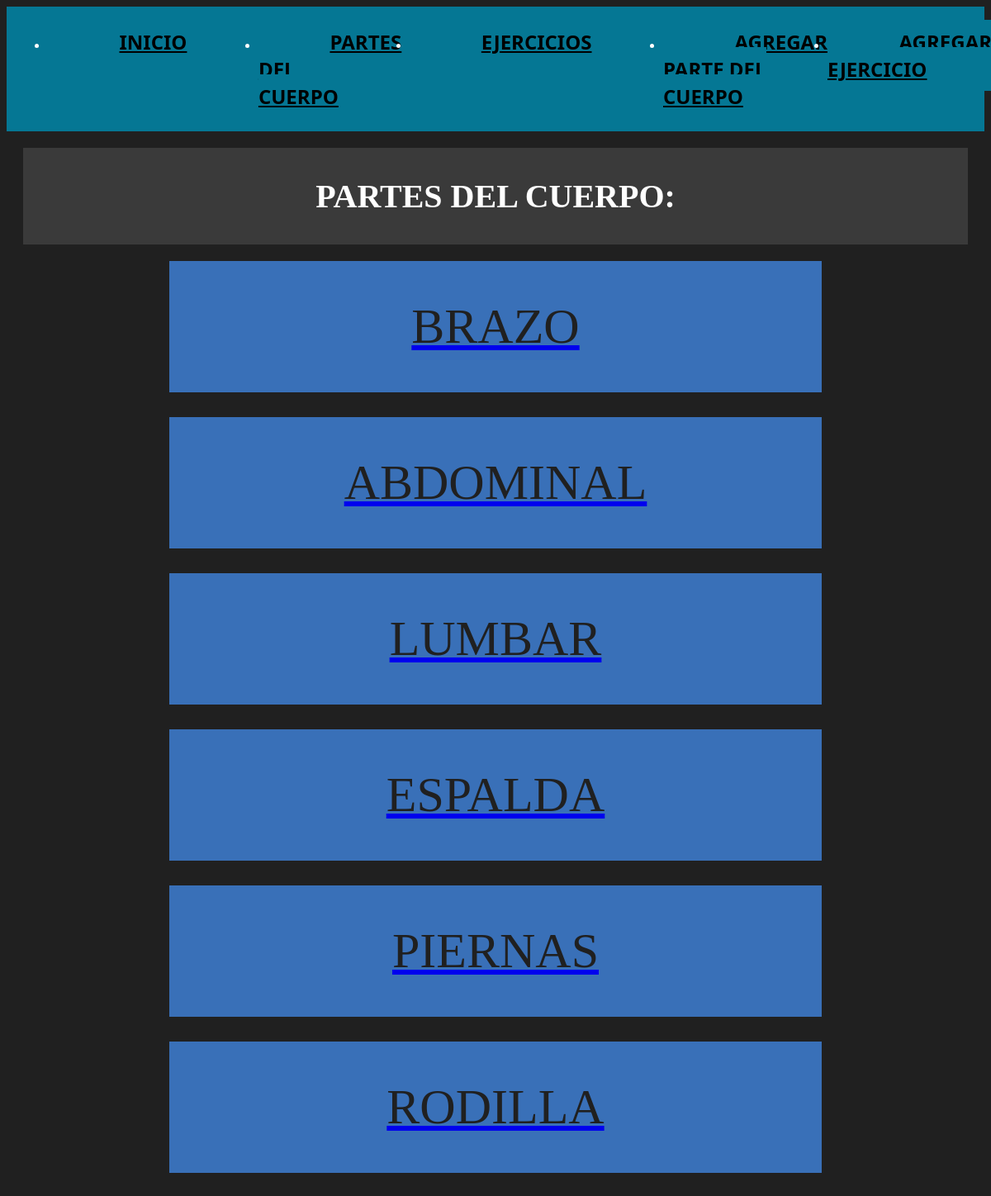
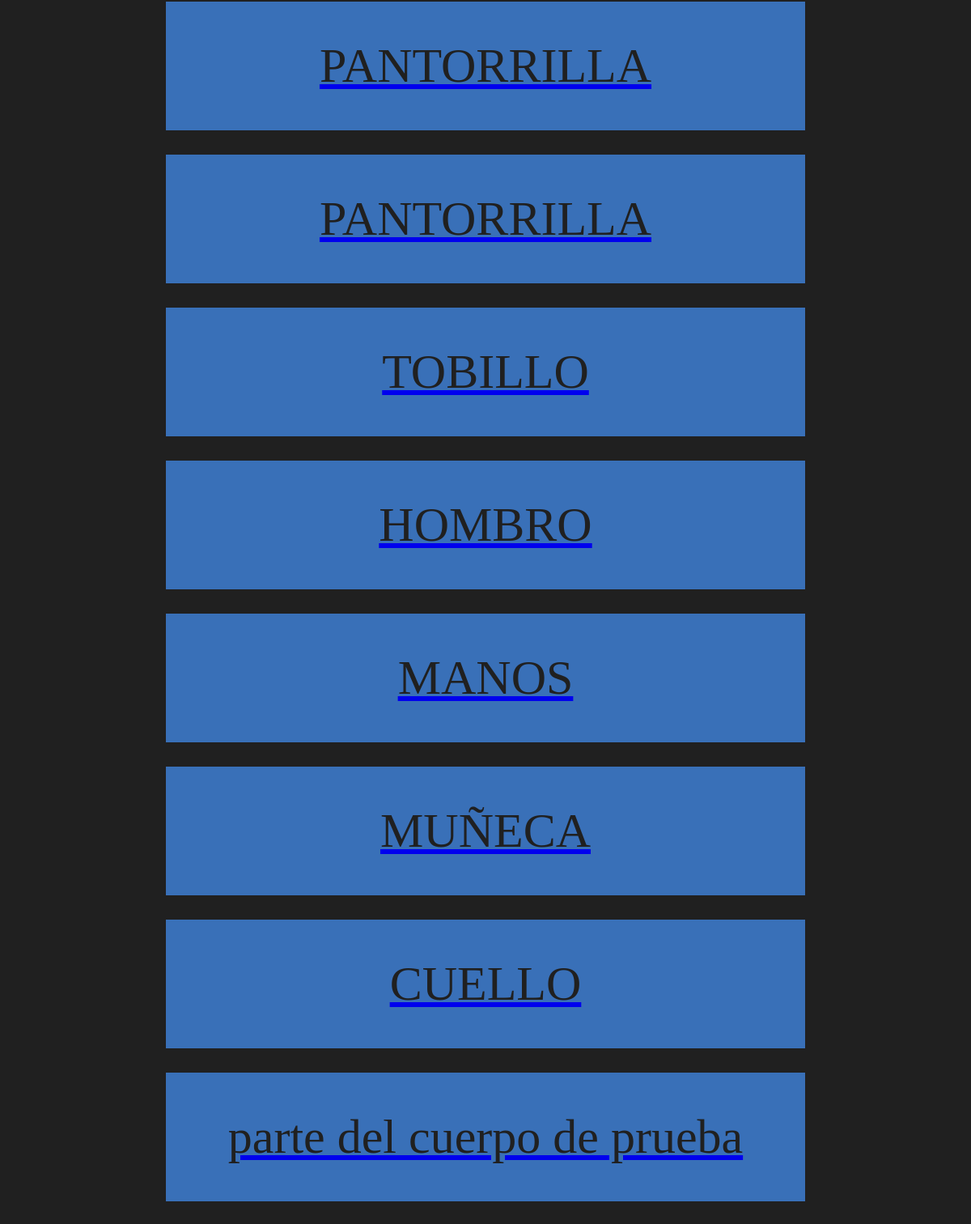
The app's page /cuerpo/ with its own data (2 pictures, top to bottom).
### app_rutina/models.py (models this page shows, shortened)
class t_cuerpo (models.Model):
    cuerpo = models.CharField(max_length=200)

### app_rutina/views.py (the view)
# urls.py: path('cuerpo/',views.f_cuerpo, name='cuerpo'),
def f_cuerpo(i):
    q = models.t_cuerpo.objects.all()
    return render(i, 'cuerpo/cuerpo.html',{
        'f_cuerpo': q
    })

### app_rutina/templates/cuerpo/cuerpo.html
{% extends 'main/main.html' %}
{% block main %}
    <div>
        <h1>PARTES DEL CUERPO:</h1>
        {% for i in f_cuerpo %}
          <a href="{% url 'd_cuerpo' i.id %}" ><p class="cuerpo" > {{ i.cuerpo }} </p></a>
        {% endfor %}
    </div>
{% endblock %}

### app_rutina/static/styles/main.css (style rules this page uses)
.main div { text-align: center; }
.main div h1 { font-size: 40px; background: #3a3a3a; margin: 20px 20px 20px; padding: 35px; }
.cuerpo { background: rgb(57, 112, 184); color: #202020; font-family: Verdana; font-size: 60px; padding: 45px; max-width: 700px; margin: auto; margin-bottom: 30px; }

### records on screen
t_cuerpo: cuerpo "BRAZO"
t_cuerpo: cuerpo "ABDOMINAL"
t_cuerpo: cuerpo "LUMBAR"
t_cuerpo: cuerpo "ESPALDA"
t_cuerpo: cuerpo "PIERNAS"
t_cuerpo: cuerpo "RODILLA"
t_cuerpo: cuerpo "PANTORRILLA"
t_cuerpo: cuerpo "PANTORRILLA"
t_cuerpo: cuerpo "TOBILLO"
t_cuerpo: cuerpo "HOMBRO"
t_cuerpo: cuerpo "MANOS"
t_cuerpo: cuerpo "MUÑECA"
t_cuerpo: cuerpo "CUELLO"
t_cuerpo: cuerpo "parte del cuerpo de prueba"
